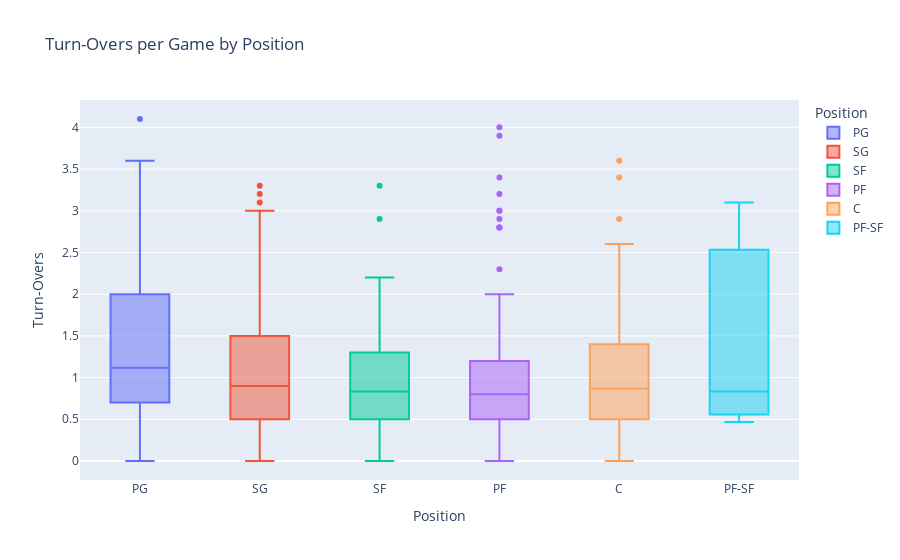

The notebook cell saved with this chart:
### Markdown cell above
### How are distributed the Turn-Overs Per Game according to the Positions assigned to each Player?

### Code cell
px.box(data_frame = df06,
       x = 'Pos',
       y = 'TOV',
       color = 'Pos',
       hover_name = 'Player',
       title = 'Turn-Overs per Game by Position',
       labels = {'TOV':'Turn-Overs', 'Pos': 'Position'},
       category_orders = {'Pos':('PG', 'SG', 'SF', 'PF', 'C', 'PF-SF', 'SF-SG', 'SG-PG')})

### Figure 1 — Plotly figure (JSON) as saved in the notebook; plotly's stock layout.template omitted (floating-point values rounded to 4 significant figures; data arrays with more than 128 entries replaced by an {"elided": "..."} marker saying what was removed)
{"data": [{"alignmentgroup": "True", "hovertemplate": "<b>%{hovertext}</b><br><br>Position=%{x}<br>Turn-Overs=%{y}<extra></extra>", "hovertext": ["Jose Alvarado", "Cole Anthony", "Ryan Arcidiacono", "LaMelo Ball", "Dalano Banton", "Patrick Beverley", "Buddy Boeheim", "Jamaree Bouyea", "Malcolm Brogdon", "Jalen Brunson", "Facundo Campazzo", "Jevon Carter", "Michael Carter-Williams", "Alex Caruso", "Kennedy Chandler", "Mike Conley", "Cade Cunningham", "Stephen Curry", "Dyson Daniels", "JD Davison", "Matthew Dellavedova", "Spencer Dinwiddie", "Luka Dončić", "Devon Dotson", "Jeff Dowtin", "Goran Dragić", "Kris Dunn", "Malachi Flynn", "Trent Forrest", "De'Aaron Fox", "Markelle Fultz", "Darius Garland", "Shai Gilgeous-Alexander", "Jacob Gilyard", "Jordan Goodwin", "Devonte' Graham", "Tyrese Haliburton", "R.J. Hampton", "James Harden", "Killian Hayes", "George Hill", "Aaron Holiday", "Jrue Holiday", "Trevor Hudgins", "Bones Hyland", "Kyrie Irving", "Frank Jackson", "Quenton Jackson", "Reggie Jackson", "Carlik Jones", "Tre Jones", "Tyus Jones", "Cory Joseph", "Vit Krejci", "Saben Lee", "Kira Lewis Jr.", "Damian Lillard", "Kyle Lowry", "Théo Maledon", "Tre Mann", "Miles McBride", "T.J. McConnell", "Jordan McLaughlin", "De'Anthony Melton", "Patty Mills", "Davion Mitchell", "Ja Morant", "Monte Morris", "Jamal Murray", "Raul Neto", "Daishen Nix", "Frank Ntilikina", "Chris Paul", "Cameron Payne", "Gary Payton II", "Scotty Pippen Jr.", "Jordan Poole", "Kevin Porter Jr.", "Jason Preston", "Payton Pritchard", "Immanuel Quickley", "Ryan Rollins", "Derrick Rose", "Ricky Rubio", "D'Angelo Russell", "Dennis Schröder", "Ben Simmons", "Kobi Simmons", "Marcus Smart", "Dennis Smith Jr.", "Ish Smith", "Jalen Suggs", "Fred VanVleet", "Gabe Vincent", "Kemba Walker", "John Wall", "TyTy Washington Jr.", "Russell Westbrook", "Lindell Wigginton", "Delon Wright", "McKinley Wright IV", "Trae Young"], "legendgroup": "PG", "marker": {"color": "#636efa"}, "name": "PG", "notched": false, "offsetgroup": "PG", "orientation": "v", "showlegend": true, "type": "box", "x": ["PG", "PG", "PG", "PG", "PG", "PG", "PG", "PG", "PG", "PG", "PG", "PG", "PG", "PG", "PG", "PG", "PG", "PG", "PG", "PG", "PG", "PG", "PG", "PG", "PG", "PG", "PG", "PG", "PG", "PG", "PG", "PG", "PG", "PG", "PG", "PG", "PG", "PG", "PG", "PG", "PG", "PG", "PG", "PG", "PG", "PG", "PG", "PG", "PG", "PG", "PG", "PG", "PG", "PG", "PG", "PG", "PG", "PG", "PG", "PG", "PG", "PG", "PG", "PG", "PG", "PG", "PG", "PG", "PG", "PG", "PG", "PG", "PG", "PG", "PG", "PG", "PG", "PG", "PG", "PG", "PG", "PG", "PG", "PG", "PG", "PG", "PG", "PG", "PG", "PG", "PG", "PG", "PG", "PG", "PG", "PG", "PG", "PG", "PG", "PG", "PG", "PG"], "x0": " ", "xaxis": "x", "y": [1.3, 1.5, 0.4, 3.6, 0.6, 0.8667, 0, 0.6, 1.5, 2.1, 0.4, 1, 1, 1.1, 0.5, 1.467, 3.3, 3.2, 1, 0.3, 0.3, 1.867, 3.6, 0.5, 0.2, 1.067, 1.6, 0.5, 0.7, 2.5, 2.3, 2.9, 2.8, 2, 0.9, 0.8333, 2.5, 0.9, 3.4, 2.3, 0.7, 0.6, 2.9, 0.2, 1.4, 2.1, 0, 0.4, 1.567, 0.3, 1.6, 0.9, 0.9, 0.2, 1.133, 0.4, 3.3, 1.9, 1.3, 0.9, 0.4, 1.9, 0.8, 1.3, 0.8, 0.8, 3.4, 1, 2.2, 0.5, 1.5, 0.6, 1.9, 1.7, 0.7, 0.3, 3.1, 3.2, 0.7, 0.8, 1.2, 1.3, 0.8, 0.9, 2.533, 1.7, 2.3, 0.2, 2.3, 1.5, 1, 1.8, 2, 1.4, 0.4, 2.4, 0.5, 3.467, 1.7, 0.9, 0.7, 4.1], "y0": " ", "yaxis": "y"}, {"alignmentgroup": "True", "hovertemplate": "<b>%{hovertext}</b><br><br>Position=%{x}<br>Turn-Overs=%{y}<extra></extra>", "hovertext": {"elided": "139 str values"}, "legendgroup": "SG", "marker": {"color": "#EF553B"}, "name": "SG", "notched": false, "offsetgroup": "SG", "orientation": "v", "showlegend": true, "type": "box", "x": {"elided": "139 str values"}, "x0": " ", "xaxis": "x", "y": {"elided": "139 float values"}, "y0": " ", "yaxis": "y"}, {"alignmentgroup": "True", "hovertemplate": "<b>%{hovertext}</b><br><br>Position=%{x}<br>Turn-Overs=%{y}<extra></extra>", "hovertext": ["Thanasis Antetokounmpo", "OG Anunoby", "Deni Avdija", "Patrick Baldwin Jr.", "Dominick Barlow", "Keita Bates-Diop", "MarJon Beauchamp", "Saddiq Bey", "Malaki Branham", "Mikal Bridges", "Oshae Brissett", "Dillon Brooks", "Jaylen Brown", "Troy Brown Jr.", "Reggie Bullock", "Jimmy Butler", "Jamal Cain", "Justin Champagnie", "Julian Champagnie", "Torrey Craig", "Jae Crowder", "DeMar DeRozan", "Ousmane Dieng", "Chris Duarte", "Kessler Edwards", "Simone Fontecchio", "AJ Griffin", "Jordan Hall", "Ron Harper Jr.", "Josh Hart", "Gordon Hayward", "Buddy Hield", "Haywood Highsmith", "Malcolm Hill", "Danuel House Jr.", "Caleb Houstan", "De'Andre Hunter", "Andre Iguodala", "Joe Ingles", "Brandon Ingram", "Justin Jackson", "Jalen Johnson", "Keldon Johnson", "Stanley Johnson", "Derrick Jones Jr.", "Herbert Jones", "Johnny Juzang", "Braxton Key", "Louis King", "Corey Kispert", "Anthony Lamb", "Kawhi Leonard", "Nassir Little", "Lauri Markkanen", "Naji Marshall", "Cody Martin", "Kenyon Martin Jr.", "Bennedict Mathurin", "Jalen McDaniels", "Jaden McDaniels", "Doug McDermott", "Khris Middleton", "Justin Minaya", "Josh Minott", "Chima Moneke", "Trey Murphy III", "Keegan Murray", "Svi Mykhailiuk", "Aaron Nesmith", "Jordan Nwora", "Chuma Okeke", "Isaac Okoro", "Eugene Omoruyi", "Royce O'Neale", "Cedi Osman", "Kelly Oubre Jr.", "Michael Porter Jr.", "Otto Porter Jr.", "Taurean Prince", "Cam Reddish", "Duncan Robinson", "Matt Ryan", "Jordan Schakel", "Xavier Sneed", "Max Strus", "Cole Swider", "Jae'Sean Tate", "Juan Toscano-Anderson", "Franz Wagner", "Ish Wainright", "Jabari Walker", "Yuta Watanabe", "Jack White", "Joe Wieskamp", "Andrew Wiggins", "Ziaire Williams", "Dylan Windler", "Justise Winslow"], "legendgroup": "SF", "marker": {"color": "#00cc96"}, "name": "SF", "notched": false, "offsetgroup": "SF", "orientation": "v", "showlegend": true, "type": "box", "x": ["SF", "SF", "SF", "SF", "SF", "SF", "SF", "SF", "SF", "SF", "SF", "SF", "SF", "SF", "SF", "SF", "SF", "SF", "SF", "SF", "SF", "SF", "SF", "SF", "SF", "SF", "SF", "SF", "SF", "SF", "SF", "SF", "SF", "SF", "SF", "SF", "SF", "SF", "SF", "SF", "SF", "SF", "SF", "SF", "SF", "SF", "SF", "SF", "SF", "SF", "SF", "SF", "SF", "SF", "SF", "SF", "SF", "SF", "SF", "SF", "SF", "SF", "SF", "SF", "SF", "SF", "SF", "SF", "SF", "SF", "SF", "SF", "SF", "SF", "SF", "SF", "SF", "SF", "SF", "SF", "SF", "SF", "SF", "SF", "SF", "SF", "SF", "SF", "SF", "SF", "SF", "SF", "SF", "SF", "SF", "SF", "SF", "SF"], "x0": " ", "xaxis": "x", "y": [0.3, 2, 1.6, 0.4, 0.5, 0.8, 0.9, 0.8667, 1.2, 1.567, 0.5, 1.4, 2.9, 0.6, 0.5, 1.6, 0.3, 0, 0.4333, 0.9, 0.4, 2.1, 0.7, 0.9, 0.3667, 0.8, 0.6, 0.8, 0, 1.5, 2, 1.7, 0.8, 0, 0.5, 0.4, 1.2, 1.1, 1.2, 3.3, 0.1, 0.6, 2.1, 1.1, 0.4, 1.3, 0.2, 0, 2, 0.7, 0.9, 1.7, 0.7, 1.9, 1.3, 0.3, 1.1, 1.9, 1.033, 1.4, 0.9, 2.2, 1, 0.2, 1, 0.8, 0.8, 0.7333, 1, 1.1, 0.6, 0.6, 0.9, 1.5, 0.7, 1.3, 1.1, 0.5, 1.3, 1.2, 0.7, 0.2333, 0, 0.8, 0.9, 0, 1.5, 0.7, 2.1, 0.4, 0.5, 0.4, 0.1, 0.1, 1.3, 1, 0.3, 1.5], "y0": " ", "yaxis": "y"}, {"alignmentgroup": "True", "hovertemplate": "<b>%{hovertext}</b><br><br>Position=%{x}<br>Turn-Overs=%{y}<extra></extra>", "hovertext": ["Santi Aldama", "Kyle Anderson", "Giannis Antetokounmpo", "Paolo Banchero", "Harrison Barnes", "Scottie Barnes", "Nicolas Batum", "Darius Bazley", "Dāvis Bertāns", "Bojan Bogdanović", "Bol Bol", "Chris Boucher", "Jarrell Brantley", "Greg Brown III", "Vlatko Čančar", "Brandon Clarke", "John Collins", "Xavier Cooks", "Robert Covington", "Darius Days", "Moussa Diabaté", "Mamadi Diakite", "Tari Eason", "Dorian Finney-Smith", "Michael Foster Jr.", "Wenyen Gabriel", "Usman Garuba", "Rudy Gay", "Anthony Gill", "Aaron Gordon", "Jerami Grant", "RaiQuan Gray", "Draymond Green", "JaMychal Green", "Jeff Green", "Rui Hachimura", "Tobias Harris", "Sam Hauser", "Juancho Hernangómez", "Jonathan Isaac", "LeBron James", "Alize Johnson", "Cameron Johnson", "James Johnson", "Nikola Jović", "Mfiondu Kabengele", "Nathan Knight", "Jonathan Kuminga", "Kyle Kuzma", "Jake LaRavia", "Isaiah Livers", "Kenneth Lofton Jr.", "Kevin Love", "Trey Lyles", "Caleb Martin", "Evan Mobley", "Isaiah Mobley", "Markieff Morris", "Marcus Morris", "Larry Nance Jr.", "Georges Niang", "Zeke Nnaji", "KZ Okpala", "Aleksej Pokusevski", "Bobby Portis", "Micah Potter", "Julius Randle", "Jeremiah Robinson-Earl", "Isaiah Roby", "David Roddy", "Luka Šamanić", "Dario Šarić", "Admiral Schofield", "Chris Silva", "Jalen Smith", "Jabari Smith Jr.", "Jeremy Sochan", "Lamar Stevens", "Jayson Tatum", "Terry Taylor", "JT Thor", "Xavier Tillman Sr.", "Isaiah Todd", "Obi Toppin", "Karl-Anthony Towns", "P.J. Tucker", "Jarred Vanderbilt", "Dean Wade", "P.J. Washington", "Trendon Watford", "Grant Williams", "Jaylin Williams", "Kenrich Williams", "Patrick Williams", "Zion Williamson", "Thaddeus Young"], "legendgroup": "PF", "marker": {"color": "#ab63fa"}, "name": "PF", "notched": false, "offsetgroup": "PF", "orientation": "v", "showlegend": true, "type": "box", "x": ["PF", "PF", "PF", "PF", "PF", "PF", "PF", "PF", "PF", "PF", "PF", "PF", "PF", "PF", "PF", "PF", "PF", "PF", "PF", "PF", "PF", "PF", "PF", "PF", "PF", "PF", "PF", "PF", "PF", "PF", "PF", "PF", "PF", "PF", "PF", "PF", "PF", "PF", "PF", "PF", "PF", "PF", "PF", "PF", "PF", "PF", "PF", "PF", "PF", "PF", "PF", "PF", "PF", "PF", "PF", "PF", "PF", "PF", "PF", "PF", "PF", "PF", "PF", "PF", "PF", "PF", "PF", "PF", "PF", "PF", "PF", "PF", "PF", "PF", "PF", "PF", "PF", "PF", "PF", "PF", "PF", "PF", "PF", "PF", "PF", "PF", "PF", "PF", "PF", "PF", "PF", "PF", "PF", "PF", "PF", "PF"], "x0": " ", "xaxis": "x", "y": [0.8, 1.5, 3.9, 2.8, 1, 2, 0.6, 0.6333, 0.2, 2.3, 1.6, 0.5, 0.5, 0.4, 0.6, 1, 1.1, 0.8, 0.7, 0, 0.4, 0.5, 1.2, 0.9333, 0, 0.7, 0.6, 0.7, 0.3, 1.4, 1.8, 4, 2.8, 0.9, 0.8, 0.8333, 1.2, 0.4, 0.4, 0.4, 3.2, 1, 0.8667, 0.4, 0.7, 0.3, 0.6, 1.4, 3, 0.5, 0.6, 0.5, 1.1, 0.9, 1.1, 1.8, 0.1, 0.5, 0.9, 0.6, 0.7, 0.6, 0.2, 1.3, 1.2, 0.3, 2.8, 0.4, 0.7, 0.8, 1.4, 1, 0.4, 1, 1.1, 1.3, 1.7, 0.4, 2.9, 0.2, 0.6, 0.7, 0.3, 0.6, 3, 0.6, 1.2, 0.4, 1.5, 1.1, 1, 0.8, 0.6, 1.2, 3.4, 0.8], "y0": " ", "yaxis": "y"}, {"alignmentgroup": "True", "hovertemplate": "<b>%{hovertext}</b><br><br>Position=%{x}<br>Turn-Overs=%{y}<extra></extra>", "hovertext": ["Precious Achiuwa", "Steven Adams", "Bam Adebayo", "Jarrett Allen", "Deandre Ayton", "Udoka Azubuike", "Marvin Bagley III", "Mo Bamba", "Charles Bassey", "Khem Birch", "Goga Bitadze", "Bismack Biyombo", "Tony Bradley", "Moses Brown", "Thomas Bryant", "John Butler", "Clint Capela", "Vernon Carey Jr.", "Wendell Carter Jr.", "Nic Claxton", "Zach Collins", "Chance Comanche", "Anthony Davis", "Dewayne Dedmon", "Gorgui Dieng", "Andre Drummond", "Jalen Duren", "Joel Embiid", "Drew Eubanks", "Bruno Fernando", "Daniel Gafford", "Luka Garza", "Taj Gibson", "Rudy Gobert", "Blake Griffin", "Montrezl Harrell", "Isaiah Hartenstein", "Udonis Haslem", "Jaxson Hayes", "Willy Hernangómez", "Richaun Holmes", "Al Horford", "Jay Huff", "Serge Ibaka", "Isaiah Jackson", "Jaren Jackson Jr.", "Nikola Jokić", "Damian Jones", "Kai Jones", "DeAndre Jordan", "Frank Kaminsky", "Walker Kessler", "Maxi Kleber", "Christian Koloko", "Luke Kornet", "Jock Landale", "Alex Len", "Meyers Leonard", "Kevon Looney", "Brook Lopez", "Robin Lopez", "Sandro Mamukelashvili", "Boban Marjanović", "JaVale McGee", "Chimezie Metu", "Mike Muscala", "Nerlens Noel", "Jusuf Nurkić", "Onyeka Okongwu", "Kelly Olynyk", "Mason Plumlee", "Jakob Poeltl", "Kristaps Porziņģis", "Dwight Powell", "Neemias Queta", "Paul Reed", "Naz Reid", "Nick Richards", "Mitchell Robinson", "Orlando Robinson", "Domantas Sabonis", "Olivier Sarr", "Alperen Şengün", "Day'Ron Sharpe", "Pascal Siakam", "Marko Simonovic", "Jericho Sims", "Isaiah Stewart", "Daniel Theis", "Myles Turner", "Jonas Valančiūnas", "Noah Vonleh", "Nikola Vučević", "Moritz Wagner", "Mark Williams", "Robert Williams", "James Wiseman", "Christian Wood", "Omer Yurtseven", "Cody Zeller", "Ivica Zubac"], "legendgroup": "C", "marker": {"color": "#FFA15A"}, "name": "C", "notched": false, "offsetgroup": "C", "orientation": "v", "showlegend": true, "type": "box", "x": ["C", "C", "C", "C", "C", "C", "C", "C", "C", "C", "C", "C", "C", "C", "C", "C", "C", "C", "C", "C", "C", "C", "C", "C", "C", "C", "C", "C", "C", "C", "C", "C", "C", "C", "C", "C", "C", "C", "C", "C", "C", "C", "C", "C", "C", "C", "C", "C", "C", "C", "C", "C", "C", "C", "C", "C", "C", "C", "C", "C", "C", "C", "C", "C", "C", "C", "C", "C", "C", "C", "C", "C", "C", "C", "C", "C", "C", "C", "C", "C", "C", "C", "C", "C", "C", "C", "C", "C", "C", "C", "C", "C", "C", "C", "C", "C", "C", "C", "C", "C", "C"], "x0": " ", "xaxis": "x", "y": [1.1, 1.9, 2.5, 1.4, 1.8, 0.5, 1.1, 0.7, 1.2, 0.4, 0.6, 0.8, 0.1, 0.4333, 0.6333, 0.1, 0.8, 0.2, 1.9, 1.3, 2, 0, 2.2, 0.7, 1, 1.1, 1.4, 3.4, 0.9, 0.6, 1.1, 0.5, 0.5, 1.7, 0.5, 0.6, 0.8, 0.1, 0.7, 1, 0.3, 0.6, 0.7, 0.7, 0.8, 1.7, 3.6, 0.5667, 0.7, 1.2, 0.2, 0.8, 0.7, 0.3, 0.4, 0.9, 0.6, 0.7, 0.5, 1.4, 0.7, 0.8667, 0.5, 0.9, 0.5, 0.4, 1.033, 2.3, 1, 2.5, 1.467, 1.633, 2.1, 0.9, 0.2, 0.7, 1.4, 0.9, 0.7, 0.5, 2.9, 0.4, 2.6, 0.9, 2.4, 0, 0.5, 1.4, 0.4, 1.7, 2, 0.5, 1.7, 1.2, 0.9, 1, 1.1, 1.8, 0.4, 0.9, 1.5], "y0": " ", "yaxis": "y"}, {"alignmentgroup": "True", "hovertemplate": "<b>%{hovertext}</b><br><br>Position=%{x}<br>Turn-Overs=%{y}<extra></extra>", "hovertext": ["Kevin Durant", "Kevin Knox", "T.J. Warren"], "legendgroup": "PF-SF", "marker": {"color": "#19d3f3"}, "name": "PF-SF", "notched": false, "offsetgroup": "PF-SF", "orientation": "v", "showlegend": true, "type": "box", "x": ["PF-SF", "PF-SF", "PF-SF"], "x0": " ", "xaxis": "x", "y": [3.1, 0.8333, 0.4667], "y0": " ", "yaxis": "y"}], "layout": {"boxmode": "overlay", "legend": {"title": {"text": "Position"}, "tracegroupgap": 0}, "title": {"text": "Turn-Overs per Game by Position"}, "xaxis": {"anchor": "y", "categoryarray": ["PG", "SG", "SF", "PF", "C", "PF-SF", "SF-SG", "SG-PG"], "categoryorder": "array", "domain": [0, 1], "title": {"text": "Position"}}, "yaxis": {"anchor": "x", "domain": [0, 1], "title": {"text": "Turn-Overs"}}}}
